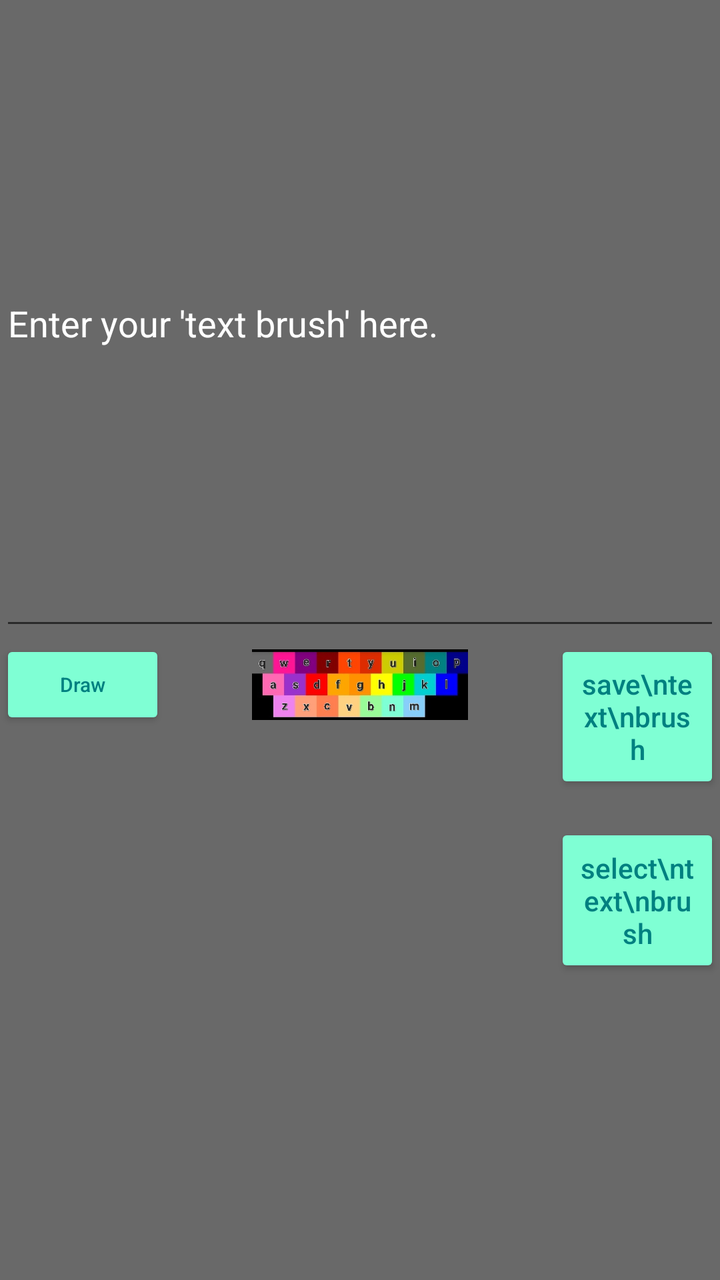
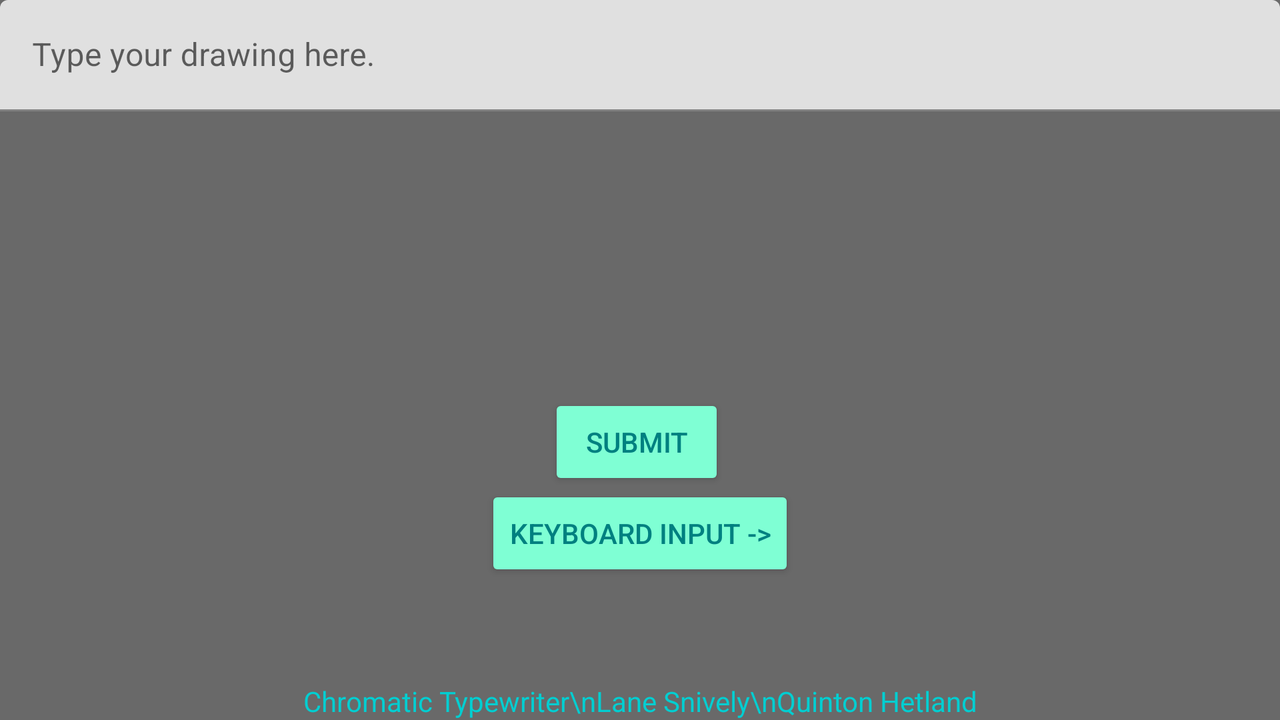

An Android layout and its configuration variant, each rendered on a device that would load it. The default file and the variant file are quoted in full after the pictures.
<!-- AndroidManifest.xml: application theme Theme.MediaCreationByConversion -->
<!-- res/layout/fragment_second.xml -->
<?xml version="1.0" encoding="utf-8"?>
<androidx.constraintlayout.widget.ConstraintLayout xmlns:android="http://schemas.android.com/apk/res/android"
    xmlns:app="http://schemas.android.com/apk/res-auto"
    xmlns:tools="http://schemas.android.com/tools"
    android:layout_width="match_parent"
    android:layout_height="match_parent"
    tools:context=".SecondFragment">

    <ImageButton
        android:id="@+id/keyboard"
        android:layout_width="0dp"
        android:layout_height="0dp"
        android:layout_marginTop="0dp"
        android:paddingLeft="0dp"
        android:paddingTop="0dp"
        android:paddingRight="0dp"
        android:paddingBottom="0dp"
        android:scaleType="centerInside"
        android:src="@drawable/color_keyboard_layout"
        app:layout_constraintEnd_toEndOf="parent"
        app:layout_constraintHeight_percent="0.07"
        app:layout_constraintHorizontal_bias="0.5"
        app:layout_constraintStart_toStartOf="parent"
        app:layout_constraintTop_toBottomOf="@+id/inputtext"
        app:layout_constraintWidth_percent="0.3" />

    <Button
        android:id="@+id/savefile"
        android:layout_width="0dp"
        android:layout_height="0dp"
        android:layout_marginTop="0dp"
        android:layout_marginEnd="0dp"
        android:backgroundTint="@color/tealLight"
        android:text="save\ntext\nbrush"
        android:textColor="@color/tealDark"
        android:textAllCaps="false"
        app:layout_constraintEnd_toEndOf="parent"
        app:layout_constraintHeight_percent="0.12"
        app:layout_constraintTop_toBottomOf="@+id/inputtext"
        app:layout_constraintWidth_percent="0.23" />

    <Button
        android:id="@+id/selectfile"
        android:layout_width="0dp"
        android:layout_height="0dp"
        android:layout_marginTop="15dp"
        android:backgroundTint="@color/tealLight"
        android:text="select\ntext\nbrush"
        android:textColor="@color/tealDark"
        android:textAllCaps="false"
        app:layout_constraintEnd_toEndOf="parent"
        app:layout_constraintHeight_percent="0.12"
        app:layout_constraintTop_toBottomOf="@+id/savefile"
        app:layout_constraintWidth_percent="0.23" />

    <Button
        android:id="@+id/tokeyboardinput"
        android:layout_width="0dp"
        android:layout_height="0dp"
        android:backgroundTint="@color/tealLight"
        android:text="Draw"
        android:textColor="@color/tealDark"
        android:textAllCaps="false"
        android:textSize="10dp"
        app:layout_constraintHeight_percent="0.07"
        app:layout_constraintStart_toStartOf="parent"
        app:layout_constraintTop_toBottomOf="@+id/inputtext"
        app:layout_constraintWidth_percent="0.23" />

    <com.google.android.material.textfield.TextInputEditText
        android:id="@+id/inputtext"
        android:layout_width="0dp"
        android:layout_height="0dp"
        android:hint="Enter your 'text brush' here."
        android:textColor="@color/white"
        android:textColorHint="@color/white"
        app:layout_constraintEnd_toEndOf="parent"
        app:layout_constraintHeight_percent="0.5"
        app:layout_constraintHorizontal_bias="0.0"
        app:layout_constraintStart_toStartOf="parent"
        app:layout_constraintTop_toTopOf="parent"
        app:layout_constraintWidth_percent="1" />
</androidx.constraintlayout.widget.ConstraintLayout>
<!-- resources referenced by this layout -->
<resources>
  <color name="tealDark">#008080</color>
  <color name="tealLight">#7FFFD4</color>
  <color name="white">#FFFFFF</color>
  <!-- drawable color_keyboard_layout: jpg bitmap (drawable-200dpi, 57630 bytes) -->
  <style name="Theme.MediaCreationByConversion" parent="Theme.MaterialComponents.DayNight.DarkActionBar">
          <item name="android:statusBarColor">@color/grayDark</item>
          <item name="android:enforceStatusBarContrast">true</item>
          <item name="android:colorBackground">@color/grayDark</item>
      </style>
  <color name="grayDark">#696969</color>
</resources>
<!-- res/layout-land/fragment_second.xml (the author's variant of the layout above) -->
<!-- drawn on the phone turned sideways -->
<?xml version="1.0" encoding="utf-8"?>
<androidx.constraintlayout.widget.ConstraintLayout xmlns:android="http://schemas.android.com/apk/res/android"
    xmlns:app="http://schemas.android.com/apk/res-auto"
    xmlns:tools="http://schemas.android.com/tools"
    android:layout_width="match_parent"
    android:layout_height="match_parent"
    tools:context=".SecondFragment">

    <com.google.android.material.textfield.TextInputLayout
        android:layout_width="match_parent"
        android:layout_height="wrap_content"
        app:layout_constraintTop_toTopOf="parent"
        tools:layout_editor_absoluteX="1dp">

        <com.google.android.material.textfield.TextInputEditText
            android:id="@+id/inputtext"
            android:layout_width="match_parent"
            android:layout_height="wrap_content"
            android:hint="Type your drawing here." />
    </com.google.android.material.textfield.TextInputLayout>

    <Button
        android:id="@+id/submit"
        android:layout_width="wrap_content"
        android:layout_height="wrap_content"
        android:backgroundTint="@color/tealLight"
        android:text="submit"
        android:textColor="@color/tealDark"
        app:layout_constraintBottom_toBottomOf="parent"
        app:layout_constraintEnd_toEndOf="parent"
        app:layout_constraintHorizontal_bias="0.497"
        app:layout_constraintStart_toStartOf="parent"
        app:layout_constraintTop_toTopOf="parent"
        app:layout_constraintVertical_bias="0.631" />

    <TextView
        android:id="@+id/credits"
        android:layout_width="wrap_content"
        android:layout_height="wrap_content"
        android:layout_marginStart="0dp"
        android:layout_marginBottom="0dp"
        android:text="Chromatic Typewriter\nLane Snively\nQuinton Hetland"
        android:textAlignment="center"
        android:textColor="@color/teal"
        app:layout_constraintBottom_toBottomOf="parent"
        app:layout_constraintEnd_toEndOf="parent"
        app:layout_constraintHorizontal_bias="0.5"
        app:layout_constraintStart_toStartOf="parent" />

    <Button
        android:id="@+id/tokeyboardinput"
        android:layout_width="wrap_content"
        android:layout_height="wrap_content"
        android:text="Keyboard Input ->"
        android:textColor="@color/tealDark"
        android:backgroundTint="@color/tealLight"
        app:layout_constraintBottom_toBottomOf="parent"
        app:layout_constraintEnd_toEndOf="parent"
        app:layout_constraintHorizontal_bias="0.5"
        app:layout_constraintStart_toStartOf="parent"
        app:layout_constraintTop_toTopOf="parent"
        app:layout_constraintVertical_bias="0.778" />
</androidx.constraintlayout.widget.ConstraintLayout>
<!-- resources referenced by the variant -->
<!-- as the phone turned sideways resolves them -->
<resources>
  <color name="teal">#00CED1</color>
  <color name="tealDark">#008080</color>
  <color name="tealLight">#7FFFD4</color>
  <style name="Theme.MediaCreationByConversion" parent="Theme.MaterialComponents.DayNight.DarkActionBar">
          <item name="android:statusBarColor">@color/grayDark</item>
          <item name="android:enforceStatusBarContrast">true</item>
          <item name="android:colorBackground">@color/grayDark</item>
      </style>
  <color name="grayDark">#696969</color>
</resources>
